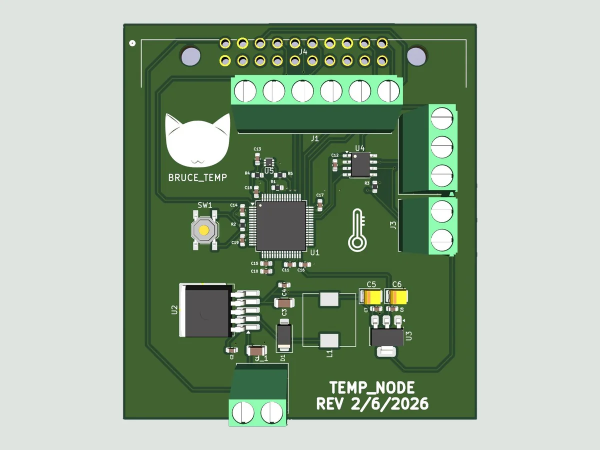
#> input picture assets/img/cards/can-temp.webp, 1200 x 900 px (shown at 1/2 size)
$ python trim_render.py ../../assets/img/cards/can-temp.webp ../../assets/img/cards/freshtrack.webp
#> lines starting #> are read from the running program, lines starting #| are printed output that depends on the picture
#!/usr/bin/env python3
"""Trim the transparent margin around a KiCad render and save it as a web-sized WebP."""
import sys
from PIL import Image

src, dst = sys.argv[1], sys.argv[2]
im = Image.open(src).convert("RGBA")
box = im.getchannel("A").point(lambda a: 255 if a > 8 else 0).getbbox()
#> box = (0, 0, 1200, 900)
if box:
    pad = 6
    box = (max(box[0] - pad, 0), max(box[1] - pad, 0), min(box[2] + pad, im.width), min(box[3] + pad, im.height))
    im = im.crop(box)
im.thumbnail((900, 1200), Image.LANCZOS)
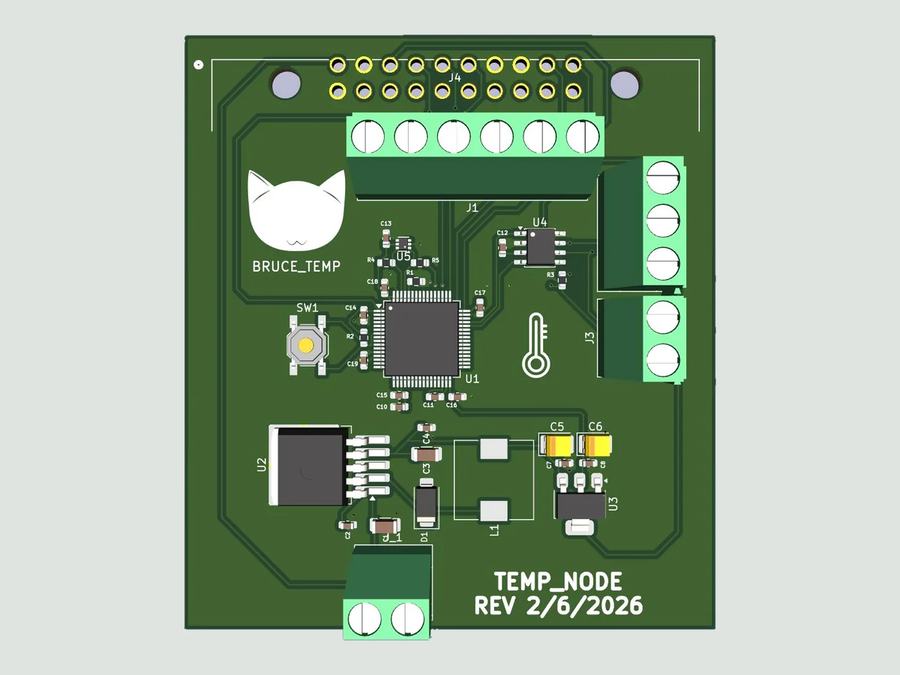
#> im: PIL image 900x675 RGBA; mean R, G, B, A 151.1, 169.3, 147.5, 255
im.save(dst, "WEBP", quality=88, method=6)
print(f"{dst}: {im.width}x{im.height}")
#| ../../assets/img/cards/freshtrack.webp: 900x675

$ run again, on assets/img/cards/mppt.webp
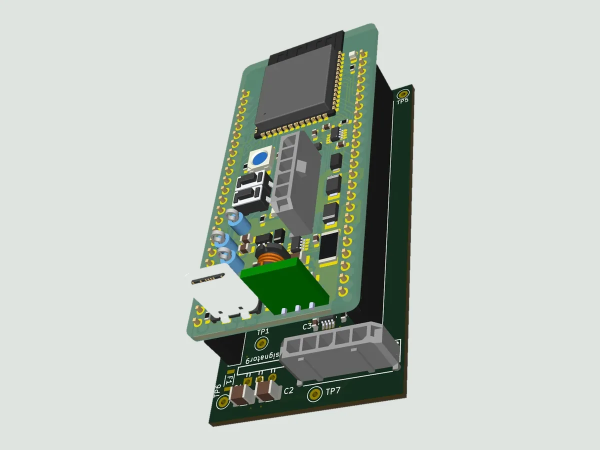
#> input picture assets/img/cards/mppt.webp, 1200 x 900 px (shown at 1/2 size)
#> box = (0, 0, 1200, 900)
#> `im.thumbnail((900, 1200), Image.LANCZOS)`:
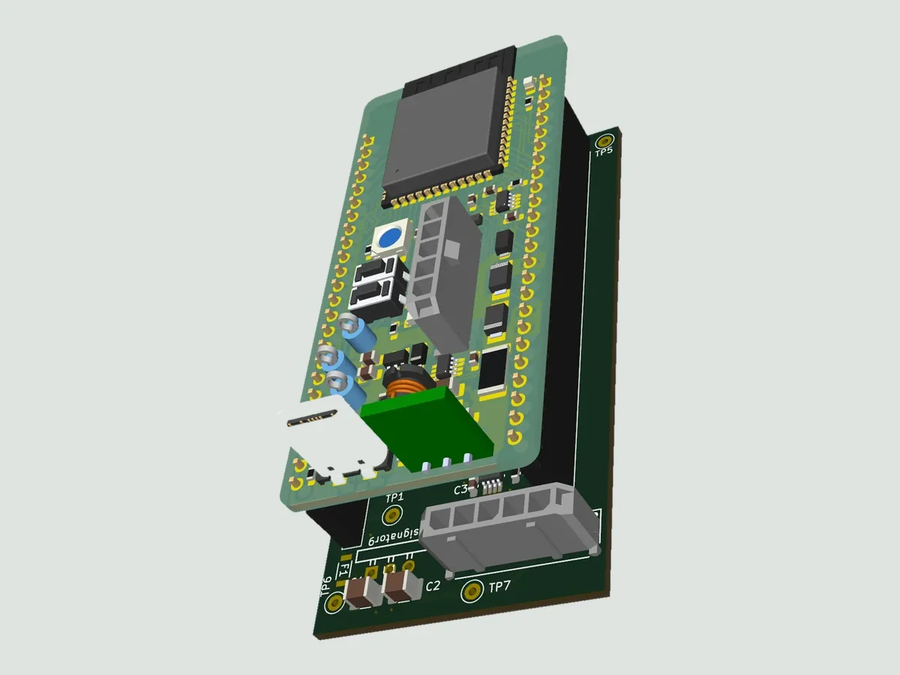
#> im: PIL image 900x675 RGBA; mean R, G, B, A 186.8, 194.8, 186.5, 255
#| ../../assets/img/cards/mppt.webp: 900x675
